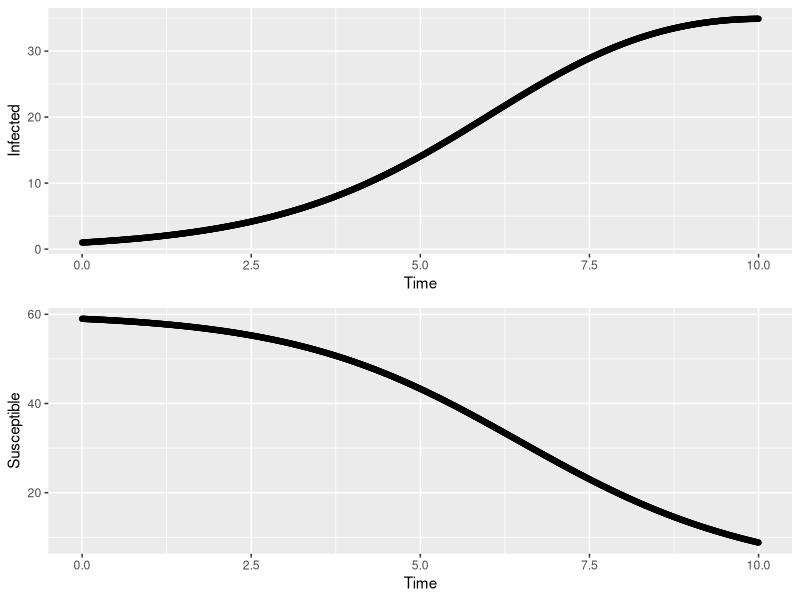
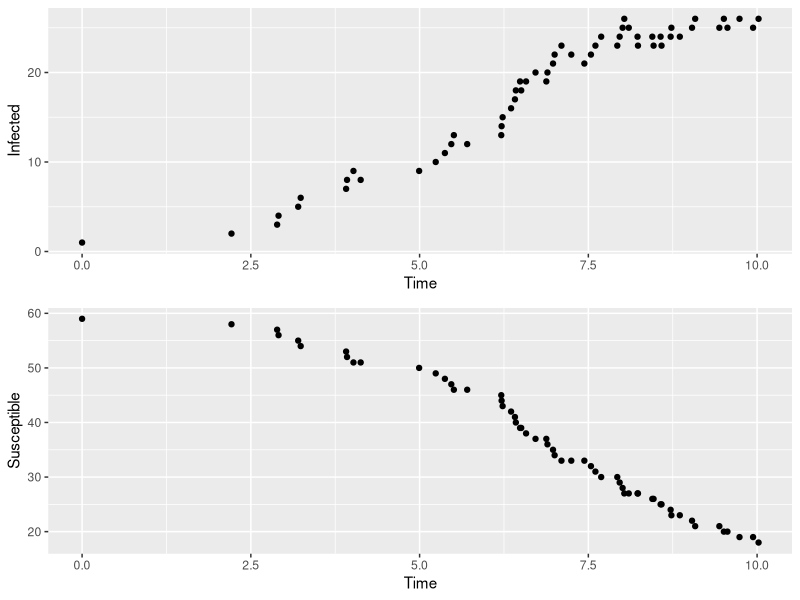

R code for these plots, in order:
## ---- chunk 1
require(ggplot2)
endTime = 10

parameters <- c(
  beta = 0.7,
  gamma = 0.1,
  N = 60
)

initial <- c(
  S = 59,
  I = 1
)
## ---- chunk 2
require(ggplot2)
library(deSolve)
library(ggplot2)
library(gridExtra)  # install.packages("gridExtra")

state <- c(
  X = log(initial[["S"]]),
  Y = log(initial[["I"]])
)

Infection <- function(t, state, parameters) {
  with(as.list(c(state, parameters)),{
    dX <- -beta * exp(Y) / N
    dY <- beta * exp(X) / N - gamma
    list(c(dX, dY))
  })
}

times <- seq(0, endTime, by=0.01)
out <- ode(y=state, times=times, func=Infection, parms=parameters)

infected <- exp(out[, "Y"])
susceptible <- exp(out[, "X"])

combined <- list(times = times, infected = infected)
dfInfected = as.data.frame(do.call(cbind, combined))

InfectedPlot <- ggplot(dfInfected, aes(x = times, y = infected)) +
          geom_point() +
          labs(x = "Time", y = "Infected")

combined <- list(times = times, susceptible = susceptible)

dfSusceptible = as.data.frame(do.call(cbind, combined))
SusceptiblePlot <- ggplot(dfInfected, aes(x = times, y = susceptible)) +
          geom_point() +
          labs(x = "Time", y = "Susceptible")

grid.arrange(InfectedPlot, SusceptiblePlot, nrow = 2)
# 
# par(mfrow=c(1,2), mar=c(5,4,0,0), oma=c(1,0,3,0))
# plot(out[, "time"], lapply(out[, "Y"], exp), xlab="t", ylab="I")
# plot(out[, "time"], lapply(out[, "X"], exp), xlab="t", ylab="S")
## ---- chunk 3
require(ggplot2)
library(ggplot2)
library(gridExtra)
times <- c(
  0
)

current_time <-  0
next_T <-  0

beta = parameters[["beta"]]
gamma = parameters[["gamma"]]
N = parameters[["N"]]

S <-  c(initial[["S"]])
I <-  c(initial[["I"]])
R <-  c(0)

# for loop
while (current_time < endTime){
    latest_S <- tail(S,1)[1]
    latest_I <- tail(I,1)[1]
    latest_R <- tail(R,1)[1]
    next_T <- rexp(1, beta * latest_S * latest_I / N + gamma * latest_I)
    U <- runif(1)
    if (U < (beta * latest_S / N) / (beta * latest_S / N + gamma)) {
      S <- c(S, latest_S - 1)
      I <- c(I,latest_I + 1)
      R <- c(R, latest_R)
    }
    else {
      S <- c(S, latest_S)
      I <- c(I,latest_I - 1)
      R <- c(R, latest_R + 1)
    }
    times <- c(times,current_time + next_T)
    current_time = tail(times, 1)[1]
}
print(times)
print(I)

combined <- list(times = times, I = I)
print(combined)


dfInfected = as.data.frame(do.call(cbind, combined))

InfectedPlot <- ggplot(dfInfected, aes(x = times, y = I)) +
          geom_point() +
          labs(x = "Time", y = "Infected")


combined <- list(times = times, S = S)
dfSusceptible = as.data.frame(do.call(cbind, combined))

SusceptiblePlot <- ggplot(dfSusceptible, aes(x = times, y = S)) +
          geom_point() +
          labs(x = "Time", y = "Susceptible")

grid.arrange(InfectedPlot, SusceptiblePlot, nrow = 2)
